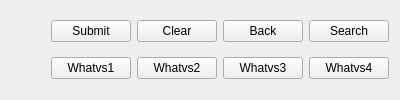
        <widget class="QWidget" name="widget" native="true">
         <layout class="QGridLayout" name="gridLayout_15">
          <item row="0" column="1">
           <widget class="QPushButton" name="Submit_Button">
            <property name="text">
             <string>Submit</string>
            </property>
           </widget>
          </item>
          <item row="0" column="2">
           <widget class="QPushButton" name="Clear_Button">
            <property name="text">
             <string>Clear</string>
            </property>
           </widget>
          </item>
          <item row="0" column="3">
           <widget class="QPushButton" name="Back_Button">
            <property name="text">
             <string>Back</string>
            </property>
           </widget>
          </item>
          <item row="1" column="1">
           <widget class="QPushButton" name="pushButton_6">
            <property name="text">
             <string>Whatvs1</string>
            </property>
           </widget>
          </item>
          <item row="0" column="4">
           <widget class="QPushButton" name="Search_Button">
            <property name="text">
             <string>Search</string>
            </property>
           </widget>
          </item>
          <item row="1" column="2">
           <widget class="QPushButton" name="pushButton_5">
            <property name="text">
             <string>Whatvs2</string>
            </property>
           </widget>
          </item>
          <item row="1" column="3">
           <widget class="QPushButton" name="pushButton_7">
            <property name="text">
             <string>Whatvs3</string>
            </property>
           </widget>
          </item>
          <item row="1" column="4">
           <widget class="QPushButton" name="pushButton_8">
            <property name="text">
             <string>Whatvs4</string>
            </property>
           </widget>
          </item>
          <item row="0" column="0" rowspan="2">
           <spacer name="horizontalSpacer_4">
            <property name="orientation">
             <enum>Qt::Horizontal</enum>
            </property>
            <property name="sizeHint" stdset="0">
             <size>
              <width>40</width>
              <height>20</height>
             </size>
            </property>
           </spacer>
          </item>
         </layout>
        </widget>
